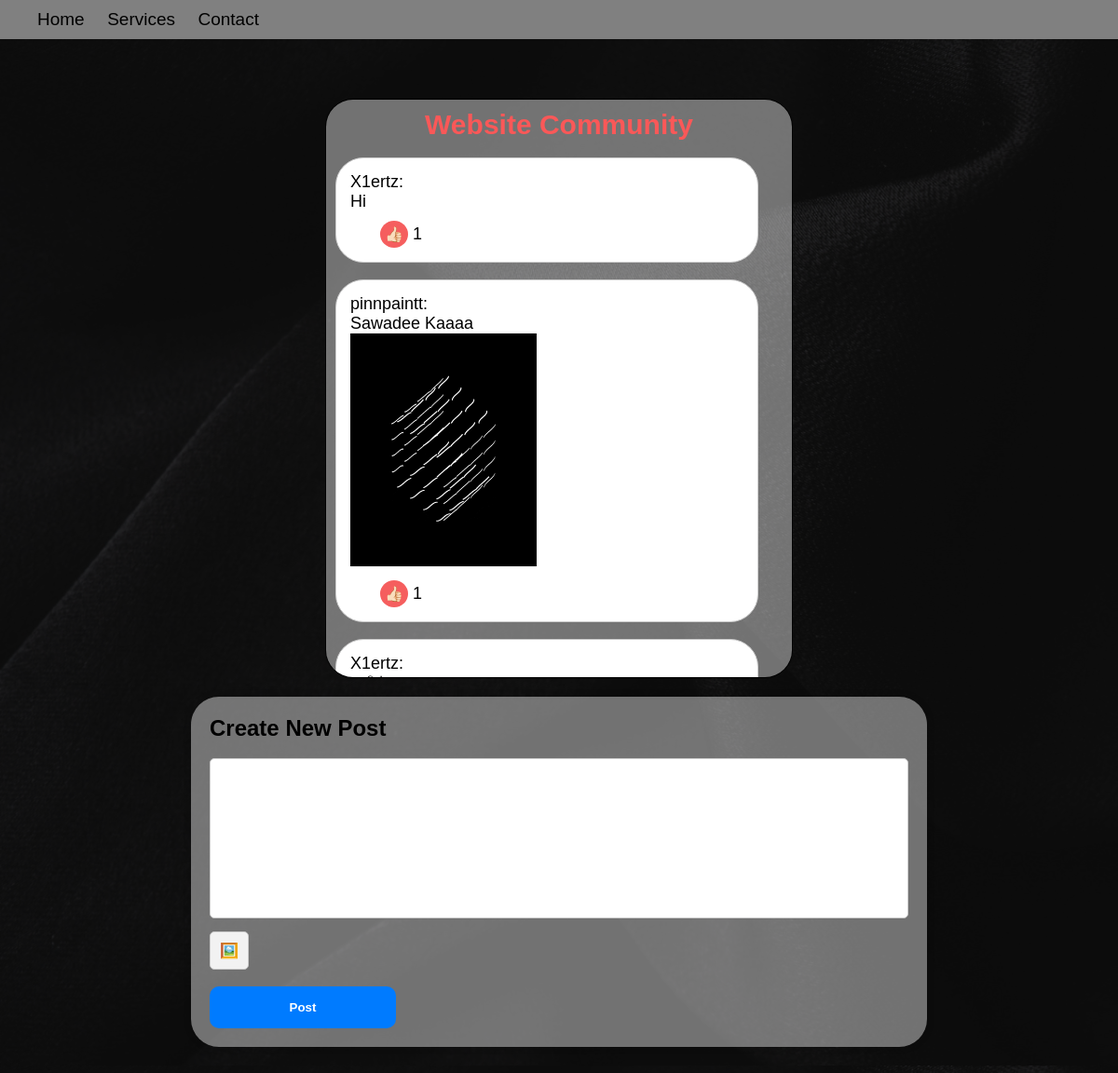
/Php/form.php, run on the app's committed database.
### tables this page shows
CREATE TABLE `posts` (
  `post_id` int(255) NOT NULL,
  `user_id` int(255) NOT NULL,
  `message` text NOT NULL,
  `image` longblob NOT NULL
);

CREATE TABLE `users` (
  `userid` int(100) NOT NULL,
  `username` varchar(255) NOT NULL,
  `password1` varchar(255) NOT NULL,
  `email` varchar(255) NOT NULL
);

### Php/form.php (the view, shortened to what this page needs)
<!DOCTYPE html>
<html lang="en">
<head>
    <link rel="stylesheet" href="form.css">
</head>
<body>
<div class="navbar" id="myNavbar">
    <div class="menu">
        <a href="member.php" class="active">Home</a>
        <a href="#">Services</a>
        <a href="#">Contact</a>
    </div>
</div>
<center><div class="outer-box">
<?php
$host = 'localhost';
$databaseName = 'userinfo';
$hostUser = 'root';
$hostPass = '';
$conn = mysqli_connect($host, $hostUser, $hostPass, $databaseName) or die("Could not Connect");
echo "<h2 class='title'>Website Community</h2>";
$posts_query = mysqli_query($conn, "SELECT * FROM posts");
while ($post_row = mysqli_fetch_assoc($posts_query)) {
    $post_id = $post_row['post_id'];
    $message = $post_row['message'];
    $user_id = $post_row['user_id'];
    $image = $post_row['image'];
    $findusername_query = mysqli_query($conn, "SELECT username FROM users WHERE userid = '$user_id'");
    $user_row = mysqli_fetch_assoc($findusername_query);
    $username = $user_row['username'];
    $like_count_query = mysqli_query($conn, "SELECT COUNT(*) AS like_count FROM likes WHERE post_id = '$post_id'");
    $like_count_row = mysqli_fetch_assoc($like_count_query);
    $like_count = $like_count_row['like_count'];
    echo "<div class='message-box'>";
    echo "<p>$username: </p>";
    echo "<p>$message</p>";
    if (!empty($image)) {
        echo "<img src='uploads/$image' alt='Post Image' width=200px height=250px>";
    }
    echo "<form method='post' action='form.php'>";
    echo "<button type='submit' name='like' class='like-button'>👍🏻</button>";
    echo "<span> $like_count</span>";
    echo "</form>";
    echo "</div>";
}
?>
</div></center>
<form method="post" action="form.php" class="post-form" enctype="multipart/form-data">
    <h2>Create New Post</h2><br>
    <textarea id="message" name="message" class="message-input"></textarea><br>
    <label for="image" class="custom-file-upload">🖼️</label>
<input type="file" name="image" id="image" style="display: none;"><br>
    <br>
    <button type="submit" name="submit" class="submit-button">Post</button>
</form>
</body>
</html>

### Php/form.css (style rules this page uses)
* { margin: 0; }
.outer-box { margin-top: 4em; background-color: #ffffff6c; border: 1px solid #000000; padding: 10px; max-width: 40vw; height: 600px; border-radius: 30px; text-align: left; overflow-x: hidden; overflow-y:visible; }
.message-box { margin-right: 2em; width: 88%; margin-top: 1em; text-align: left; background-color: #ffffff; border: 1px solid #ccc; padding: 15px; margin-bottom: 10px; border-radius: 30px; word-wrap: break-word; font-size: 18px; font-weight: 400; font-family: 'Trebuchet MS', 'Lucida Sans Unicode', 'Lucida Grande', 'Lucida Sans', Arial, sans-serif; }
.like-button { margin-top: 10px; background-color: #f55e5e; border: none; padding: 5px ; cursor: pointer; border-radius: 50%; margin-left: 2em; font-size: 16px; transition: 0.5s ease; }
.post-form { max-width: 750px; margin: 0 auto; padding: 20px; background-color: #f9f9f9; border-radius: 10px; box-shadow: 0 0 10px rgba(0, 0, 0, 0.1); }
.message-input { width: 97%; height: 150px; padding: 10px; border: 1px solid #ccc; border-radius: 5px; resize: none; margin-bottom: 10px; font-size: 18px; }
.submit-button { background-color: #007bff; color: #fff; border: none; padding: 10px 20px; border-radius: 10px; cursor: pointer; }
.title { text-align: center; font-weight: 600; font-size: 30px; color: rgb(250, 88, 88); }

### Php/form.php (style rules this page uses)
* { margin: 0; }
.outer-box { margin-top: 4em; background-color: #ffffff6c; border: 1px solid #000000; padding: 10px; max-width: 40vw; height: 600px; border-radius: 30px; text-align: left; overflow-x: hidden; overflow-y:visible; }
.message-box { margin-right: 2em; width: 88%; margin-top: 1em; text-align: left; background-color: #ffffff; border: 1px solid #ccc; padding: 15px; margin-bottom: 10px; border-radius: 30px; word-wrap: break-word; font-size: 18px; font-weight: 400; font-family: 'Trebuchet MS', 'Lucida Sans Unicode', 'Lucida Grande', 'Lucida Sans', Arial, sans-serif; }
.like-button { margin-top: 10px; background-color: #f55e5e; border: none; padding: 5px ; cursor: pointer; border-radius: 50%; margin-left: 2em; font-size: 16px; transition: 0.5s ease; }
.post-form { max-width: 750px; margin: 0 auto; padding: 20px; background-color: #ffffff6c; border-radius: 30px; box-shadow: 0 0 10px rgba(0, 0, 0, 0.1); margin-top:20px; margin-bottom:20px; }
.message-input { width: 97%; height: 150px; padding: 10px; border: 1px solid #ccc; border-radius: 5px; resize: none; margin-bottom: 10px; font-size: 18px; }
.submit-button { background-color: #007bff; color: #fff; border: none; padding: 15px 20px; border-radius: 10px; cursor: pointer; font-weight: 600; width: 200px; }
.title { text-align: center; font-weight: 600; font-size: 30px; color: rgb(250, 88, 88); }
body { margin: 0; font-family: Arial, sans-serif; background-image: url("./pic/chat.png"); background-size:cover; }
.navbar { display: flex; justify-content: space-between; align-items: center; background-color: gray; color: white; padding: 10px 20px; }
.menu a { color: black; text-decoration: none; margin-left: 20px; transition: color 0.3s; font-size:19px; font-family: 'Trebuchet MS', 'Lucida Sans Unicode', 'Lucida Grande', 'Lucida Sans', Arial, sans-serif; }
.custom-file-upload { display: inline-block; padding: 10px ; cursor: pointer; border: 1px solid #ccc; border-radius: 5px; background-color: #f2f2f2; }

### data on the page
posts: user.username "X1ertz", message "Hi", like_count "1"
posts: user.username "pinnpaintt", message "Sawadee Kaaaa", image (picture), like_count "1"
posts: user.username "X1ertz"
